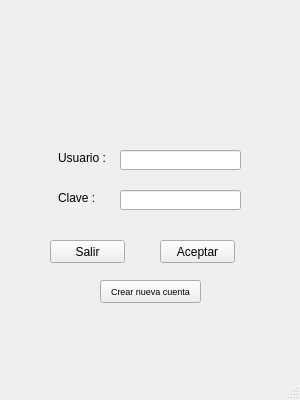
<?xml version="1.0" encoding="UTF-8"?>
<ui version="4.0">
 <class>MainWindow</class>
 <widget class="QMainWindow" name="MainWindow">
  <property name="geometry">
   <rect>
    <x>0</x>
    <y>0</y>
    <width>300</width>
    <height>400</height>
   </rect>
  </property>
  <property name="windowTitle">
   <string>MainWindow</string>
  </property>
  <widget class="QWidget" name="centralwidget">
   <widget class="QLabel" name="label">
    <property name="geometry">
     <rect>
      <x>0</x>
      <y>0</y>
      <width>300</width>
      <height>400</height>
     </rect>
    </property>
    <property name="text">
     <string/>
    </property>
    <property name="scaledContents">
     <bool>true</bool>
    </property>
   </widget>
   <widget class="QLabel" name="label_2">
    <property name="geometry">
     <rect>
      <x>58</x>
      <y>150</y>
      <width>51</width>
      <height>16</height>
     </rect>
    </property>
    <property name="text">
     <string>Usuario :</string>
    </property>
    <property name="alignment">
     <set>Qt::AlignLeading|Qt::AlignLeft|Qt::AlignVCenter</set>
    </property>
   </widget>
   <widget class="QLabel" name="label_3">
    <property name="geometry">
     <rect>
      <x>58</x>
      <y>190</y>
      <width>51</width>
      <height>16</height>
     </rect>
    </property>
    <property name="text">
     <string>Clave :</string>
    </property>
    <property name="alignment">
     <set>Qt::AlignLeading|Qt::AlignLeft|Qt::AlignVCenter</set>
    </property>
   </widget>
   <widget class="QLineEdit" name="lineEdit">
    <property name="geometry">
     <rect>
      <x>120</x>
      <y>150</y>
      <width>121</width>
      <height>20</height>
     </rect>
    </property>
   </widget>
   <widget class="QLineEdit" name="lineEdit_2">
    <property name="geometry">
     <rect>
      <x>120</x>
      <y>190</y>
      <width>121</width>
      <height>20</height>
     </rect>
    </property>
    <property name="text">
     <string/>
    </property>
   </widget>
   <widget class="QPushButton" name="pushButton">
    <property name="geometry">
     <rect>
      <x>50</x>
      <y>240</y>
      <width>75</width>
      <height>23</height>
     </rect>
    </property>
    <property name="text">
     <string>Salir</string>
    </property>
   </widget>
   <widget class="QPushButton" name="pushButton_2">
    <property name="geometry">
     <rect>
      <x>160</x>
      <y>240</y>
      <width>75</width>
      <height>23</height>
     </rect>
    </property>
    <property name="text">
     <string>Aceptar</string>
    </property>
   </widget>
   <widget class="QPushButton" name="pushButton_3">
    <property name="geometry">
     <rect>
      <x>100</x>
      <y>280</y>
      <width>101</width>
      <height>23</height>
     </rect>
    </property>
    <property name="font">
     <font>
      <pointsize>7</pointsize>
     </font>
    </property>
    <property name="text">
     <string>Crear nueva cuenta</string>
    </property>
   </widget>
   <widget class="QLabel" name="label_4">
    <property name="geometry">
     <rect>
      <x>65</x>
      <y>113</y>
      <width>171</width>
      <height>21</height>
     </rect>
    </property>
    <property name="font">
     <font>
      <pointsize>7</pointsize>
     </font>
    </property>
    <property name="styleSheet">
     <string notr="true">color: rgb(255, 0, 0);</string>
    </property>
    <property name="text">
     <string/>
    </property>
    <property name="scaledContents">
     <bool>true</bool>
    </property>
    <property name="alignment">
     <set>Qt::AlignCenter</set>
    </property>
   </widget>
  </widget>
  <widget class="QMenuBar" name="menubar">
   <property name="geometry">
    <rect>
     <x>0</x>
     <y>0</y>
     <width>300</width>
     <height>21</height>
    </rect>
   </property>
  </widget>
  <widget class="QStatusBar" name="statusbar"/>
 </widget>
 <resources/>
 <connections/>
</ui>
